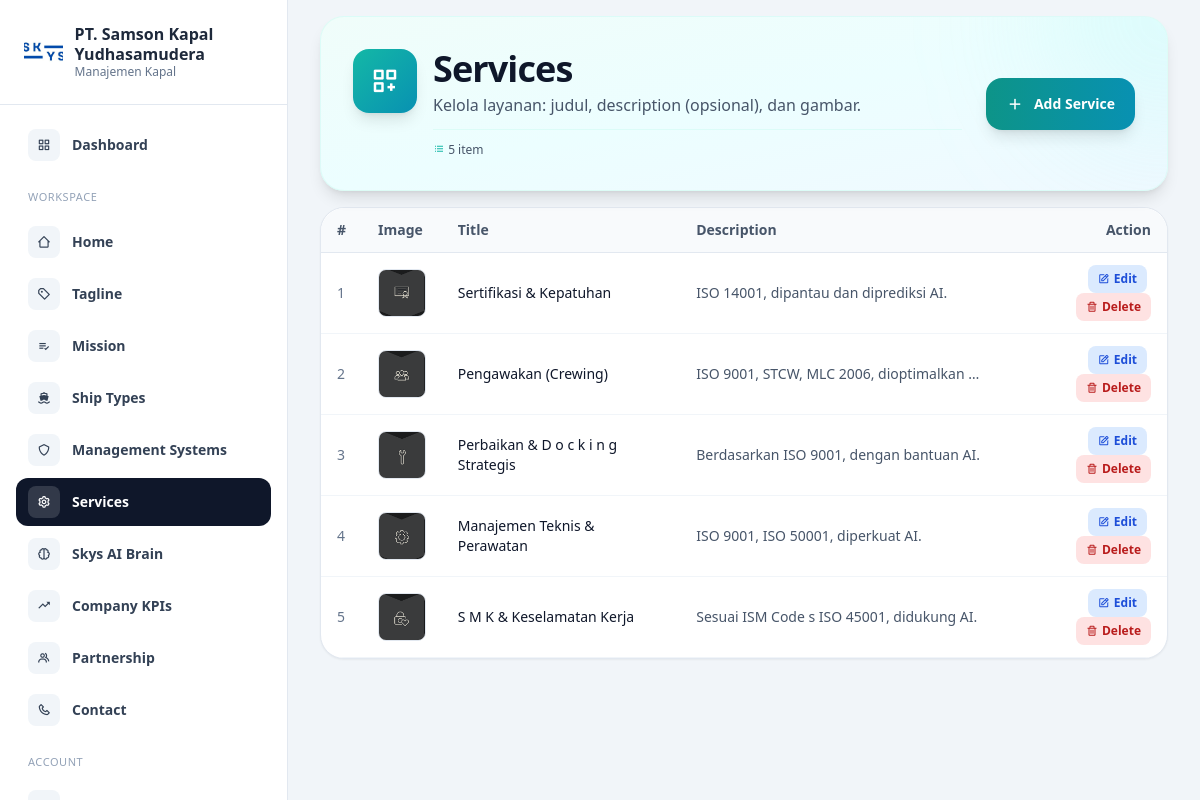
/dashboard/services/index.php (signed in), run on the app's committed database.
### tables this page shows
CREATE TABLE `services` (
  `id` int UNSIGNED NOT NULL,
  `title` varchar(255) NOT NULL,
  `description` text,
  `image` varchar(255) NOT NULL,
  `user_id` int UNSIGNED DEFAULT NULL,
  `created_at` datetime NOT NULL DEFAULT CURRENT_TIMESTAMP,
  `updated_at` datetime DEFAULT NULL ON UPDATE CURRENT_TIMESTAMP
);

### controllers/ServicesController.php (called while the page is built, shortened)
<?php
class ServicesController
{
    private mysqli $db;
    public function __construct(mysqli $db, ?AuthController $auth = null)
    {
        $this->db = $db;
    }
    public function getAll(): array
    {
        $list = [];
        $stmt = $this->db->prepare("SELECT id, title, description, image, user_id, created_at, updated_at FROM `services` ORDER BY id DESC");
        $stmt->execute();
        $result = $stmt->get_result();
        while ($row = $result->fetch_assoc()) {
            $list[] = $row;
        }
        return $list;
    }
}

### dashboard/services/index.php (the view, shortened to what this page needs)
<?php
require_once __DIR__ . '/../header.php';
require_once __DIR__ . '/../../config/db.php';
require_once __DIR__ . '/../../controllers/ServicesController.php';
$auth = new AuthController($db);
$controller = new ServicesController($db, $auth);
$list = $controller->getAll();
?>
<section class="flex min-h-screen overflow-hidden">
    <?php require_once __DIR__ . '/../sidebar.php'; ?>
    <div class="flex-1 min-w-0 h-screen overflow-y-auto px-4 md:px-8 space-y-4">
        <div class="relative overflow-hidden rounded-3xl bg-gradient-to-br from-teal-50 via-cyan-50 to-sky-50 border border-teal-100/50 shadow-lg">
            <div class="absolute top-0 right-0 w-64 h-64 bg-gradient-to-br from-teal-200/20 to-cyan-200/20 rounded-full blur-3xl -translate-y-1/2 translate-x-1/2"></div>
            <div class="relative px-6 md:px-8 py-6 md:py-8">
                <div class="flex flex-col md:flex-row items-start md:items-center md:justify-between gap-4 md:gap-6">
                    <div class="flex items-start gap-4 flex-1">
                        <div class="flex-shrink-0 w-14 h-14 md:w-16 md:h-16 rounded-2xl bg-gradient-to-br from-teal-500 to-cyan-600 shadow-lg flex items-center justify-center hidden md:flex">
                            <i class='bx bx-customize text-2xl md:text-3xl text-white'></i>
                        </div>
                        <div class="flex flex-col flex-1 min-w-0">
                            <h1 class="text-2xl sm:text-3xl md:text-4xl font-bold text-slate-900 tracking-tight">
                                Services
                            </h1>
                            <p class="text-sm sm:text-base text-slate-600 leading-relaxed max-w-2xl mt-1">
                                Kelola layanan: judul, description (opsional), dan gambar.
                            </p>
                            <div class="flex items-center gap-2 mt-3 pt-3 border-t border-teal-100/50 text-xs text-slate-600">
                                <span><i class='bx bx-list-ul text-teal-500'></i> <?php echo count($list); ?> item</span>
                            </div>
                        </div>
                    </div>
                    <div class="flex-shrink-0">
                        <a href="/dashboard/services/create.php"
                            class="group flex items-center gap-2.5 rounded-2xl bg-gradient-to-r from-teal-600 to-cyan-600 px-5 py-3 text-sm font-semibold text-white hover:from-teal-700 hover:to-cyan-700 transition-all shadow-lg hover:shadow-xl transform hover:-translate-y-0.5">
                            <i class='bx bx-plus text-lg group-hover:rotate-90 transition-transform duration-300'></i>
                            <span class="hidden sm:inline">Add Service</span>
                        </a>
                    </div>
                </div>
            </div>
        </div>
        <?php if (!empty($list)): ?>
        <div class="rounded-3xl border border-slate-200 bg-white shadow-sm overflow-hidden">
            <div class="overflow-x-auto">
                <table class="w-full text-sm text-left">
                    <thead class="bg-slate-50 border-b border-slate-200 text-slate-600 font-semibold">
                        <tr>
                            <th class="px-4 py-3 rounded-tl-3xl">#</th>
                            <th class="px-4 py-3">Image</th>
                            <th class="px-4 py-3">Title</th>
                            <th class="px-4 py-3 max-w-xs">Description</th>
                            <th class="px-4 py-3 rounded-tr-3xl text-right">Action</th>
                        </tr>
                    </thead>
                    <tbody>
                        <?php foreach ($list as $i => $item): ?>
                        <tr class="border-b border-slate-100 hover:bg-slate-50/50">
                            <td class="px-4 py-3 text-slate-500"><?php echo $i + 1; ?></td>
                            <td class="px-4 py-3">
                                <?php if (!empty($item['image'])): ?>
                                <img src="<?php echo htmlspecialchars((strpos($item['image'], '/') === 0 ? '' : '/') . $item['image']); ?>"
                                    alt="" class="h-12 w-12 rounded-lg object-cover border border-slate-200"
                                    onerror="this.src='https://via.placeholder.com/48?text=?'">
                                <?php else: ?>
                                <span class="text-slate-400">—</span>
                                <?php endif; ?>
                            </td>
                            <td class="px-4 py-3 font-medium text-slate-900"><?php echo htmlspecialchars($item['title']); ?></td>
                            <td class="px-4 py-3 text-slate-600 max-w-xs truncate"><?php echo htmlspecialchars($item['description'] ?? '—'); ?></td>
                            <td class="px-4 py-3 text-right">
                                <a href="/dashboard/services/edit.php?id=<?php echo (int) $item['id']; ?>"
                                    class="inline-flex items-center gap-1 rounded-lg bg-blue-100 px-2.5 py-1.5 text-xs font-semibold text-blue-700 hover:bg-blue-200 mr-1">
                                    <i class='bx bx-edit'></i> Edit
                                </a>
                                <form action="/dashboard/services/process.php" method="POST" class="inline" onsubmit="return confirm('Hapus service ini?');">
                                    <button type="submit" class="inline-flex items-center gap-1 rounded-lg bg-red-100 px-2.5 py-1.5 text-xs font-semibold text-red-700 hover:bg-red-200">
                                        <i class='bx bx-trash'></i> Delete
                                    </button>
                                </form>
                            </td>
                        </tr>
                        <?php endforeach; ?>
                    </tbody>
                </table>
            </div>
        </div>
        <?php endif; ?>
    </div>
</section>
<?php require_once __DIR__ . '/../footer.php'; ?>

### data on the page
services: image (picture), title "Sertifikasi & Kepatuhan", description "ISO 14001, dipantau dan diprediksi AI."
services: image (picture), title "Pengawakan (Crewing)", description "ISO 9001, STCW, MLC 2006, dioptimalkan AI."
services: image (picture), title "Perbaikan & D o c k i n g Strategis", description "Berdasarkan ISO 9001, dengan bantuan AI."
services: image (picture), title "Manajemen Teknis & Perawatan", description "ISO 9001, ISO 50001, diperkuat AI."
services: image (picture), title "S M K & Keselamatan Kerja", description "Sesuai ISM Code s ISO 45001, didukung AI."

### other printed values
count($list) "5"
